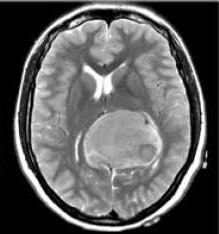
#> input picture image(109).jpg, 219 x 234 px
$ python loading_and_embedding.py
#> lines starting #> are read from the running program, lines starting #| are printed output that depends on the picture; after the words box and inside, x2 and y2 are one past the last pixel; in counts of white or black regions, pixels touching at a corner belong together
import qiskit
import cv2

# [18 lines of commented-out code are left out]

image = cv2.imread("image(109).jpg")
#> image is the input picture: shape (234, 219, 3); min 0, max 255, mean 93.8
# image=cv2.resize(image, (8,8))
window = 'image'
cv2.imshow(window, image)

gray = cv2.cvtColor(image, cv2.COLOR_BGR2GRAY, 0.7)
print(gray)
#> (printed output is left out)
cv2.imshow(window,gray)

(T, thresh) = cv2.threshold(gray, 155, 255, cv2.THRESH_BINARY)
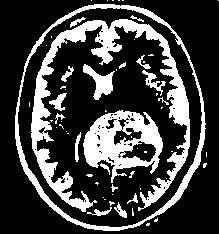
#> thresh: shape (234, 219); 25.5% white; 62 white regions (43 under 20 px), largest, box (x1, y1, x2, y2) and area: (31, 19, 190, 212) 5753, (83, 110, 163, 183) 2918, (15, 4, 206, 231) 2699
cv2.imshow(window,thresh)
cv2.waitKey(2000)
# (T, threshInv) = cv2.threshold(gray, 155, 255,cv2.THRESH_BINARY_INV)
# cv2.imshow(window,threshInv)
# cv2.waitKey(2000)
kernel = cv2.getStructuringElement(cv2.MORPH_RECT, (10, 5))
closed = cv2.morphologyEx(thresh, cv2.MORPH_CLOSE, kernel)
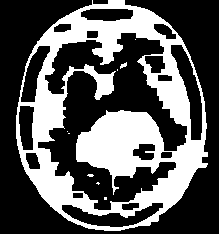
#> closed: shape (234, 219); 35.1% white; 9 white regions (7 under 20 px), largest, box (x1, y1, x2, y2) and area: (16, 0, 208, 231) 17932, (120, 62, 127, 69) 26
cv2.imshow(window,closed)
cv2.waitKey(2000)

closed = cv2.erode(closed, None, iterations = 14)
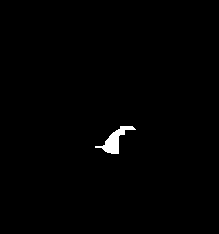
#> closed: shape (234, 219); 0.75% white; 1 white region, box (x1, y1, x2, y2) and area: (95, 126, 136, 154) 386
closed = cv2.dilate(closed, None, iterations = 13)
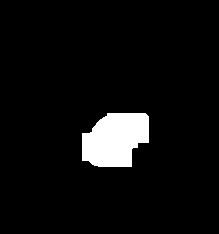
#> closed: shape (234, 219); 5.6% white; 1 white region, box (x1, y1, x2, y2) and area: (82, 113, 149, 167) 2856
cv2.imshow(window,closed)
cv2.waitKey(2000)

$ run again, with image.jpg copied over image(109).jpg
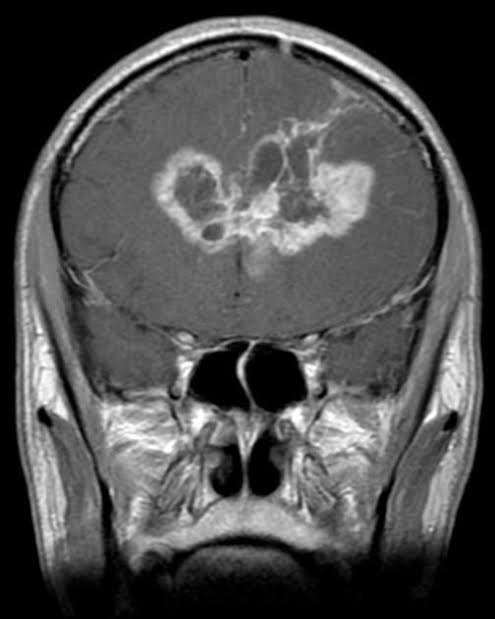
#> input picture image.jpg, 495 x 619 px
#> image is the input picture: shape (619, 495, 3); min 0, max 255, mean 78.6
#> (printed output is left out)
#> `(T, thresh) = cv2.threshold(gray, 155, 255, cv2.THRESH_BINARY)`:
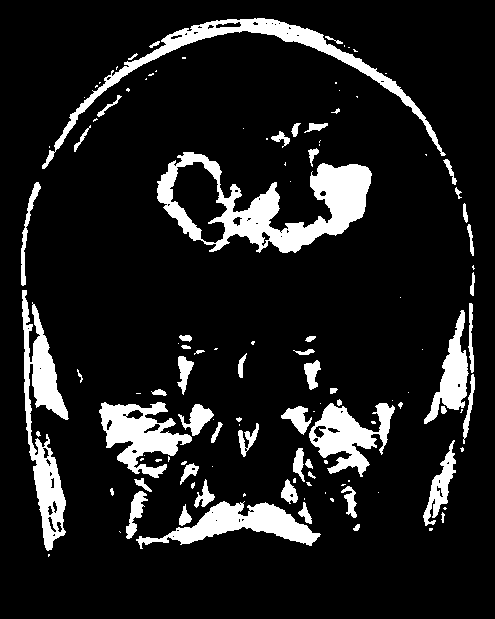
#> thresh: shape (619, 495); 12.3% white; 122 white regions (64 under 20 px), largest, box (x1, y1, x2, y2) and area: (157, 152, 372, 253) 8144, (42, 18, 446, 169) 4821, (22, 290, 69, 551) 4805
#> `closed = cv2.dilate(closed, None, iterations = 13)`:
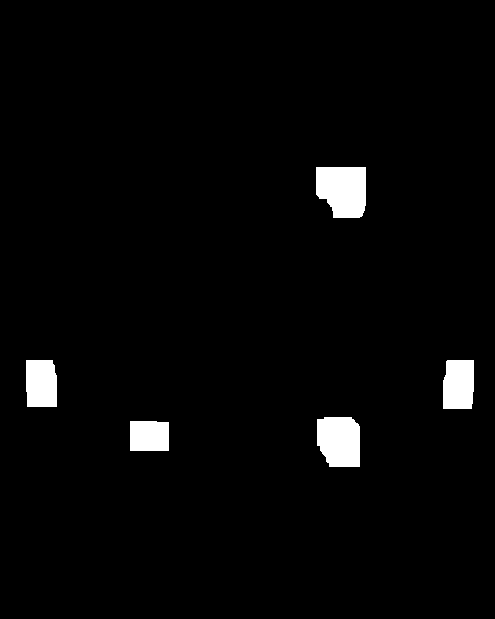
#> closed: shape (619, 495); 2.7% white; 5 white regions, box (x1, y1, x2, y2) and area: (316, 167, 366, 218) 2233, (317, 417, 360, 467) 1943, (443, 360, 474, 409) 1444, (26, 360, 57, 407) 1405, (130, 421, 169, 451) 1158
